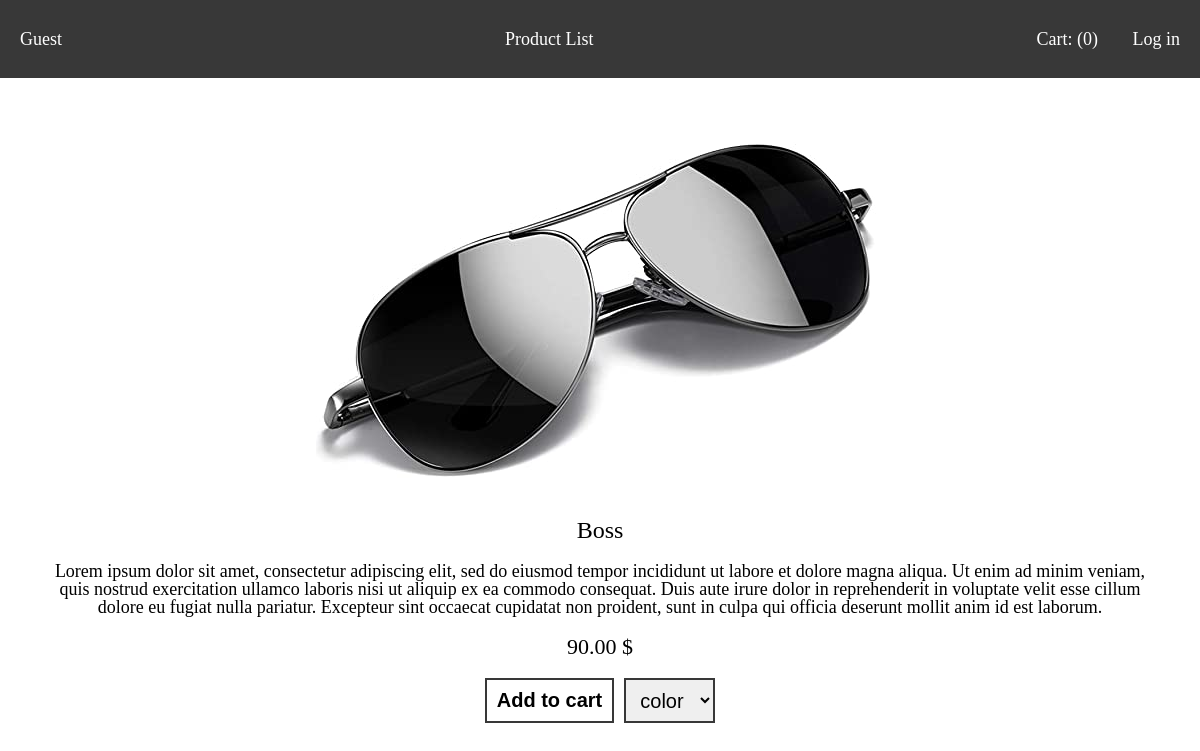
/product.php?id=2, run on the app's committed database.
### tables this page shows
CREATE TABLE products (
	id INT NOT NULL PRIMARY KEY AUTO_INCREMENT,
	name VARCHAR(50) NOT NULL,
	price INT NOT NULL,
	colors_id INT NOT NULL,
	image VARCHAR(100),
	description TEXT,
	FOREIGN KEY (colors_id) REFERENCES colors(id));

### app/Controller.php (called while the page is built, shortened)
<?php
require_once "app/Dbh.php";
require_once "app/Product.php";
require_once "app/Connector.php";
class Controller {
    public function product()
    {
      $id = $_GET['id'];
      $connector = new Connector();
      return $connector->getProduct($id);
    }
}

### app/Dbh.php (called while the page is built)
<?php
class Dbh {
  private $host = 'localhost';
  private $dbName = 'sitelia';
  private $login = 'root';
  private $password = 'root';
  public function __construct()
  {
    $this->dbh = new PDO("mysql:host=$this->host; dbname=$this->dbName", $this->login, $this->password);
  }
  protected function connect()
  {
    return $this->dbh;
  }
}

### app/Connector.php (called while the page is built, shortened)
<?php
class Connector extends Dbh {
    private function createObjects($array)
    {
        $result = Array();
        foreach($array as $item) {
            $product = new Product($item['name'], $item['price'], $item['colors'], $item['image'], $item['description']);
            $product->setId($item['id']);
            $result[] = $product;
        }
        return $result;
    }
    private function connectTables($products)
    {
        $fullProducts = array_map(function($product){
            $id = $product['colors_id'];
            $sql = "SELECT * FROM colors WHERE $id = id";
            $colors = $this->connect()->query($sql)->fetch(PDO::FETCH_ASSOC);
            $colors = array_filter($colors, function($color, $key) {
                if($color != null and $key != 'id') {
                    return $color;
                }
            }, ARRAY_FILTER_USE_BOTH);
            $colorsArr = Array();
            foreach($colors as $color => $bool) {
                $colorsArr[] = $color;
            }
            $product['colors'] = $colorsArr;
            return $product;
        }, $products);
        return $fullProducts;
    }
    public function getProduct($id)
    {
        $sql = "SELECT * FROM products WHERE $id = id";
        $data = $this->connect()->query($sql)->fetchAll(PDO::FETCH_ASSOC);
        $fullProduct = $this->connectTables($data);
        $result = $this->createObjects($fullProduct);
        return $result[0];
    }
}

### app/Product.php (called while the page is built, shortened)
<?php
class Product
{
    private $id;
    private $name;
    private $price;
    private $image;
    private $description;
    protected function clearData($data)
    {
        $result = trim(stripslashes(strip_tags($data)));
        return $result;
    }
    public function __construct($name, $price, $colors, $image, $description)
    {
        $this->name = $this->clearData($name);
        $this->price = $this->clearData($price);
        $this->image = $this->clearData($image);
        $this->description = $this->clearData($description);
    }
    public function getId()
    {
        return $this->id;
    }
    public function getName()
    {
        return $this->name;
    }
    public function getPrice()
    {
        return $this->price;
    }
    public function getImage()
    {
        return $this->image;
    }
    public function getDescription()
    {
        return $this->description;
    }
    public function setId($id)
    {
        $this->id = $id;
    }
}

### product.php (the view, shortened to what this page needs)
<?php
	require "app/Controller.php";
	$controller = new Controller();
	$controller->addInCart();
	$product = $controller->product();
?>
<!DOCTYPE html>
<html>
<head>
	<link rel="stylesheet" href="main.css" type="text/css">
	<link rel="stylesheet" href="https://cdnjs.cloudflare.com/ajax/libs/font-awesome/5.13.1/css/all.min.css">
</head>
<body>
	<?php
	  include 'templates\header.php';
    ?>
	<div class="wrapper">
		<main class="product-view">
			<form class="product-container" action="product.php?id=<?= $product->getId(); ?>" method="POST">
				<div class="product-image">
					<img src="<?= $product->getImage(); ?>" alt="sunglasses">
				</div>
				<h2 class="product-name"><?= $product->getName(); ?></h2>
				<p class="product-discription"><?= $product->getDescription(); ?></p>
				<p class="product-price"><?= $product->getPrice(); ?>.00 $</p>
				<div class="product-container__bottom">
					<input class="btn" type="submit" value="Add to cart">
					<select class="select" name="color" required>
						<option value="">color</option>
					</select>
				</div>
			</form>
		</main>
	</div>
</body>
</html>

### main.css (style rules this page uses)
html, body, div, span, applet, object, iframe, h1, h2, h3, h4, h5, h6, p, blockquote, pre, a, abbr, acronym, address, big, cite, code, del, dfn, em, img, ins, kbd, q, s, samp, small, strike, strong, sub, sup, tt, var, b, u, i, center, dl, dt, dd, ol, ul, li, fieldset, form, label, legend, table, caption, tbody, tfoot, thead, tr, th, td, article, aside, canvas, details, embed, figure, figcaption, footer, header, hgroup, menu, nav, output, ruby, section, summary, time, mark, audio, video { margin: 0; padding: 0; border: 0; font-size: 100%; font: inherit; vertical-align: baseline; }
body { line-height: 1; }
.wrapper { max-width: 1240px; margin: 0 auto; padding: 0 20px; }
.btn { height: 45px; width: auto; background: none; border: 2px solid rgb(56, 56, 56); padding: 0 10px; cursor: pointer; font-size: 20px; font-weight: 600; }
.product-name { margin: 20px 0; font-size: 24px; overflow: hidden; }
.product-price { margin-bottom: 20px; font-size: 22px; }
.product-container { text-align: center; padding: 20px; }
.product-image { max-width: 800px; max-height: 400px; margin: 0 auto; display: flex; align-items: center; justify-content: center; overflow: hidden; }
.product-image img { display: block; max-width:100%; height:auto; object-fit: contain; }
.product-discription { margin-bottom: 20px; font-size: 18px; }
.product-container__bottom { display: flex; align-items: center; justify-content: center; }
.select { height: 45px; font-size: 20px; padding: 0 10px; border: 2px solid rgb(56, 56, 56); margin-left: 10px; }
.select { width: auto; }

### data on the page
products: image (picture), name "Boss", description "Lorem ipsum dolor sit amet, consectetur adipiscing elit, sed do eiusmod tempor incididunt ut labore et dolore magna aliqua. Ut enim ad minim veniam, quis nostrud exercitation ullamco laboris nisi ut aliquip ex ea commodo consequat. Duis aute irure dolor in reprehenderit in voluptate velit esse cillum dolore eu fugiat nulla pariatur. Excepteur sint occaecat cupidatat non proident, sunt in culpa qui officia deserunt mollit anim id est laborum.", price "90"

### other printed values
count($controller->getCart()) "0"
